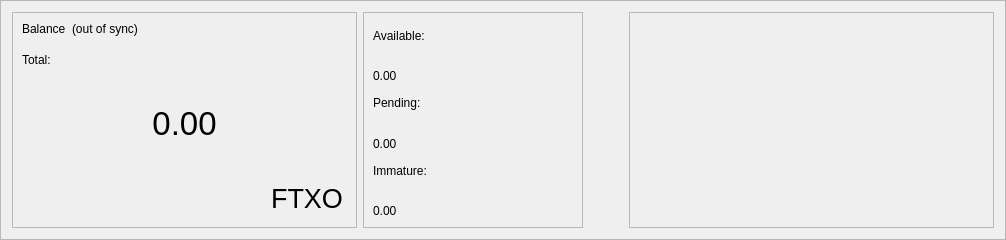
      <widget class="QFrame" name="frame_blue">
       <property name="enabled">
        <bool>true</bool>
       </property>
       <property name="sizePolicy">
        <sizepolicy hsizetype="Preferred" vsizetype="Preferred">
         <horstretch>0</horstretch>
         <verstretch>0</verstretch>
        </sizepolicy>
       </property>
       <property name="minimumSize">
        <size>
         <width>960</width>
         <height>220</height>
        </size>
       </property>
       <property name="maximumSize">
        <size>
         <width>16777215</width>
         <height>16777215</height>
        </size>
       </property>
       <property name="sizeIncrement">
        <size>
         <width>0</width>
         <height>0</height>
        </size>
       </property>
       <property name="baseSize">
        <size>
         <width>0</width>
         <height>500</height>
        </size>
       </property>
       <property name="frameShape">
        <enum>QFrame::StyledPanel</enum>
       </property>
       <property name="frameShadow">
        <enum>QFrame::Raised</enum>
       </property>
       <layout class="QHBoxLayout" name="horizontalLayout">
        <item>
         <widget class="QFrame" name="frame_blue_1">
          <property name="minimumSize">
           <size>
            <width>345</width>
            <height>200</height>
           </size>
          </property>
          <property name="maximumSize">
           <size>
            <width>16777215</width>
            <height>16777215</height>
           </size>
          </property>
          <property name="frameShape">
           <enum>QFrame::StyledPanel</enum>
          </property>
          <property name="frameShadow">
           <enum>QFrame::Raised</enum>
          </property>
          <layout class="QHBoxLayout" name="horizontalLayout_2">
           <item>
            <layout class="QVBoxLayout" name="verticalLayout">
             <item>
              <layout class="QHBoxLayout" name="horizontalLayout_3">
               <property name="spacing">
                <number>6</number>
               </property>
               <property name="sizeConstraint">
                <enum>QLayout::SetFixedSize</enum>
               </property>
               <item>
                <widget class="QLabel" name="label_5">
                 <property name="minimumSize">
                  <size>
                   <width>0</width>
                   <height>24</height>
                  </size>
                 </property>
                 <property name="maximumSize">
                  <size>
                   <width>16777215</width>
                   <height>24</height>
                  </size>
                 </property>
                 <property name="text">
                  <string>Balance</string>
                 </property>
                 <property name="alignment">
                  <set>Qt::AlignLeading|Qt::AlignLeft|Qt::AlignTop</set>
                 </property>
                </widget>
               </item>
               <item>
                <widget class="QLabel" name="labelWalletStatus">
                 <property name="minimumSize">
                  <size>
                   <width>0</width>
                   <height>24</height>
                  </size>
                 </property>
                 <property name="maximumSize">
                  <size>
                   <width>16777215</width>
                   <height>24</height>
                  </size>
                 </property>
                 <property name="text">
                  <string>(out of sync)</string>
                 </property>
                 <property name="alignment">
                  <set>Qt::AlignLeading|Qt::AlignLeft|Qt::AlignTop</set>
                 </property>
                </widget>
               </item>
               <item>
                <spacer name="horizontalSpacer">
                 <property name="orientation">
                  <enum>Qt::Horizontal</enum>
                 </property>
                 <property name="sizeHint" stdset="0">
                  <size>
                   <width>40</width>
                   <height>20</height>
                  </size>
                 </property>
                </spacer>
               </item>
              </layout>
             </item>
             <item>
              <widget class="QLabel" name="labelTotalText">
               <property name="maximumSize">
                <size>
                 <width>16777215</width>
                 <height>15</height>
                </size>
               </property>
               <property name="text">
                <string>Total:</string>
               </property>
              </widget>
             </item>
             <item>
              <widget class="QLabel" name="labelTotal">
               <property name="sizePolicy">
                <sizepolicy hsizetype="Preferred" vsizetype="Preferred">
                 <horstretch>0</horstretch>
                 <verstretch>0</verstretch>
                </sizepolicy>
               </property>
               <property name="minimumSize">
                <size>
                 <width>0</width>
                 <height>100</height>
                </size>
               </property>
               <property name="maximumSize">
                <size>
                 <width>16777215</width>
                 <height>100</height>
                </size>
               </property>
               <property name="font">
                <font>
                 <pointsize>25</pointsize>
                 <weight>50</weight>
                 <bold>false</bold>
                </font>
               </property>
               <property name="mouseTracking">
                <bool>false</bool>
               </property>
               <property name="text">
                <string>0.00</string>
               </property>
               <property name="alignment">
                <set>Qt::AlignCenter</set>
               </property>
              </widget>
             </item>
             <item>
              <layout class="QHBoxLayout" name="horizontalLayout_11">
               <item>
                <spacer name="horizontalSpacer_8">
                 <property name="orientation">
                  <enum>Qt::Horizontal</enum>
                 </property>
                 <property name="sizeHint" stdset="0">
                  <size>
                   <width>40</width>
                   <height>20</height>
                  </size>
                 </property>
                </spacer>
               </item>
               <item>
                <widget class="QPushButton" name="blabel_futurexco">
                 <property name="font">
                  <font>
                   <pointsize>20</pointsize>
                   <italic>false</italic>
                   <kerning>true</kerning>
                  </font>
                 </property>
                 <property name="cursor">
                  <cursorShape>PointingHandCursor</cursorShape>
                 </property>
                 <property name="text">
                  <string>FTXO</string>
                 </property>
                 <property name="flat">
                  <bool>true</bool>
                 </property>
                </widget>
               </item>
              </layout>
             </item>
            </layout>
           </item>
          </layout>
         </widget>
        </item>
        <item>
         <widget class="QFrame" name="frame_blue_2">
          <property name="minimumSize">
           <size>
            <width>220</width>
            <height>200</height>
           </size>
          </property>
          <property name="maximumSize">
           <size>
            <width>16777215</width>
            <height>16777215</height>
           </size>
          </property>
          <property name="frameShape">
           <enum>QFrame::StyledPanel</enum>
          </property>
          <property name="frameShadow">
           <enum>QFrame::Raised</enum>
          </property>
          <layout class="QVBoxLayout" name="verticalLayout_3">
           <item>
            <layout class="QVBoxLayout" name="verticalLayout_2">
             <item>
              <widget class="QLabel" name="labelBalanceText">
               <property name="text">
                <string>Available:</string>
               </property>
              </widget>
             </item>
             <item>
              <layout class="QHBoxLayout" name="horizontalLayout_4">
               <item>
                <widget class="QLabel" name="labelBalance">
                 <property name="text">
                  <string>0.00</string>
                 </property>
                 <property name="alignment">
                  <set>Qt::AlignBottom|Qt::AlignLeading|Qt::AlignLeft</set>
                 </property>
                </widget>
               </item>
               <item>
                <spacer name="horizontalSpacer_3">
                 <property name="orientation">
                  <enum>Qt::Horizontal</enum>
                 </property>
                 <property name="sizeHint" stdset="0">
                  <size>
                   <width>40</width>
                   <height>20</height>
                  </size>
                 </property>
                </spacer>
               </item>
              </layout>
             </item>
             <item>
              <widget class="QLabel" name="labelPendingText">
               <property name="text">
                <string>Pending:</string>
               </property>
              </widget>
             </item>
             <item>
              <layout class="QHBoxLayout" name="horizontalLayout_5">
               <item>
                <widget class="QLabel" name="labelUnconfirmed">
                 <property name="text">
                  <string>0.00</string>
                 </property>
                 <property name="alignment">
                  <set>Qt::AlignBottom|Qt::AlignLeading|Qt::AlignLeft</set>
                 </property>
                </widget>
               </item>
               <item>
                <spacer name="horizontalSpacer_4">
                 <property name="orientation">
                  <enum>Qt::Horizontal</enum>
                 </property>
                 <property name="sizeHint" stdset="0">
                  <size>
                   <width>40</width>
                   <height>20</height>
                  </size>
                 </property>
                </spacer>
               </item>
              </layout>
             </item>
             <item>
              <widget class="QLabel" name="labelImmatureText">
               <property name="text">
                <string>Immature:</string>
               </property>
              </widget>
             </item>
             <item>
              <layout class="QHBoxLayout" name="horizontalLayout_6">
               <item>
                <widget class="QLabel" name="labelImmature">
                 <property name="text">
                  <string>0.00</string>
                 </property>
                 <property name="alignment">
                  <set>Qt::AlignBottom|Qt::AlignLeading|Qt::AlignLeft</set>
                 </property>
                </widget>
               </item>
               <item>
                <spacer name="horizontalSpacer_5">
                 <property name="orientation">
                  <enum>Qt::Horizontal</enum>
                 </property>
                 <property name="sizeHint" stdset="0">
                  <size>
                   <width>40</width>
                   <height>20</height>
                  </size>
                 </property>
                </spacer>
               </item>
              </layout>
             </item>
            </layout>
           </item>
          </layout>
         </widget>
        </item>
        <item>
         <spacer name="horizontalSpacer_9">
          <property name="orientation">
           <enum>Qt::Horizontal</enum>
          </property>
          <property name="sizeHint" stdset="0">
           <size>
            <width>40</width>
            <height>20</height>
           </size>
          </property>
         </spacer>
        </item>
        <item>
         <widget class="QFrame" name="frame_blue_3">
          <property name="minimumSize">
           <size>
            <width>345</width>
            <height>200</height>
           </size>
          </property>
          <property name="maximumSize">
           <size>
            <width>16777215</width>
            <height>16777215</height>
           </size>
          </property>
          <property name="frameShape">
           <enum>QFrame::StyledPanel</enum>
          </property>
          <property name="frameShadow">
           <enum>QFrame::Raised</enum>
          </property>
          <layout class="QVBoxLayout" name="verticalLayout_5">
           <item>
            <widget class="QFrame" name="frame_logo_horizontal">
             <property name="minimumSize">
              <size>
               <width>345</width>
               <height>140</height>
              </size>
             </property>
            </widget>
           </item>
           <item>
            <widget class="QFrame" name="button_logo_horizontal">
             <property name="minimumSize">
              <size>
               <width>345</width>
               <height>50</height>
              </size>
             </property>
             <layout class="QHBoxLayout" name="horizontalLayout_10"/>
            </widget>
           </item>
          </layout>
         </widget>
        </item>
       </layout>
      </widget>
